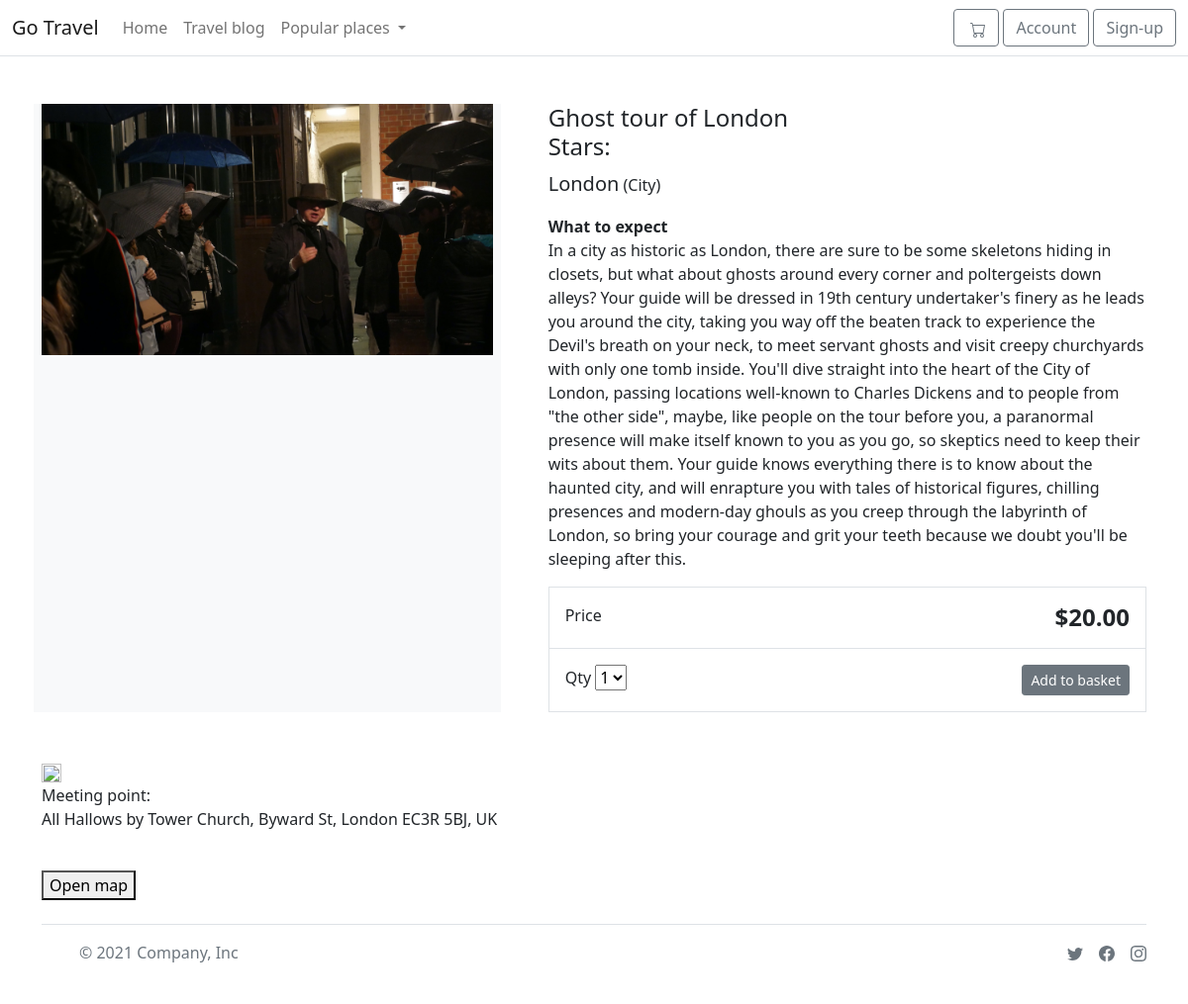
The app's page /item/ghost-tour-of-london/ with its own data.
### store/models.py (models this page shows, shortened)
class Product(models.Model):
    category = models.ForeignKey(Category, related_name='product', on_delete=models.CASCADE)
    created_by = models.ForeignKey(settings.AUTH_USER_MODEL, on_delete=models.CASCADE,related_name='product_creator')
    trip_name = models.CharField(max_length=255)
    trip_city = models.CharField(max_length=255)
    description = models.TextField(blank=True)
    image = models.ImageField(upload_to='images/')
    slug = models.SlugField(max_length=255)
    price = models.DecimalField(max_digits=6, decimal_places=2)
    availability = models.BooleanField(default=True)
    created = models.DateTimeField(auto_now_add=True)
    updated = models.DateTimeField(auto_now=True)
    is_active = models.BooleanField(default=True)
    location = models.CharField(max_length=500)
    objects = models.Manager()
    products = ProductManager()
    class Meta:
        verbose_name_plural='Products'
        ordering = ('-created', )

### store/views.py (the view)
# urls.py: path('item/<slug:slug>/', views.product_detail, name='product_detail'),
def product_detail(request, slug):
    product = get_object_or_404(Product, slug=slug, availability=True)
    return render (request, 'store/products/detail.html',{'product':product})

### basket/basket.py (called while the page is built)
    def __len__(self):
        return sum(item['qty'] for item in self.basket.values())

### basket/context_processor.py (called while the page is built)
def basket(request):
    return {'basket': Basket(request)}

### store/context_processor.py (called while the page is built)
def categories(request):
    return {
        'categories': Category.objects.all()
    }

### store/models.py (called while the page is built)
    def get_absolute_url(self):
        return reverse('store:category_list', args=[self.slug])

### templates/store/products/detail.html (shortened to what this page needs)
{% extends "store/base.html" %}
{% load static %}
{% block content %}
<div class="container">
    <main class="pt-5">
        <div class="row g-3">
            <div class="col-md-5 col-lg-5 order-md-first bg-light">
                <img class="img-fluid mx-auto d-block"  alt="Responsive image" src="{{ product.image.url }}">
            </div>
            <div class="col-md-7 col-lg-7 ps-md-3 ps-lg-5">
                <h1 class="mb-0 h4">{{ product.trip_name }}</h1>
                <h4 class="subtitle"> Stars: {% if product.get_rating == 0 %}No ratings yet{% else %}{{ product.get_rating|floatformat:1 }}{% endif %}</h4>
                <p><span class="lead">{{ product.trip_city }}</span> (City)</p>
                <B> What to expect</B>
                <p>{{ product.description }}</p>
                <div class="border">
                    <div class="col border-bottom">
                        <div class="row p-3">
                            <div class="col-6">Price</div>
                            <div class="col-6 text-end"><span class="h4 fw-bold">${{ product.price }}</span></div>
                        </div>
                    </div>
                    <div class="col">
                        <div class="row p-3">
                            <div class="col-6">
                                <label for="select">Qty</label>
                                <select id="select">
                                    <option value="">1</option>
                                </select>
                            </div>
                            <div class="col-6 text-end">
                                <button type="button" id="add-button" value="{{product.id}}" class="btn btn-secondary btn-sm"> Add to basket</button></div>
                        </div>
                    </li></ul></div></div></div> <div data-test="ActivityComponent__address" class="src-shared_component-components-apiHtmlContent-1KaC src-shared_component-sections-ActivityMap-blockWhereText-1Adp"><p></p></div> <div class="src-shared_component-sections-ActivityMap-blockWhereMeetingPoint-2qwH"><img src="//staticv4.imgix.net/icons/meeting_point.svg" class="src-shared_component-sections-ActivityMap-meetingPointIco-3NUk" style="width:20px;height:19px;"> <div class="src-shared_component-sections-ActivityMap-meetingPointText-36s1"><div class="src-shared_component-sections-ActivityMap-blockTitle-3P1X">
                            Meeting point:
                          </div> <div data-test="ActivityComponent__meeting-point" class="src-shared_component-components-apiHtmlContent-1KaC src-shared_component-sections-ActivityMap-meetingPointTextHtml-1Hgk">{{ product.location}}</div></div></div> <div class="src-shared_component-sections-ActivityMap-eventMapBox-2bWK"><div class="src-shared_component-sections-ActivityMap-eventMapBoxWrapper-19wl"><section class="pointer"><img loading="lazy"></section></div> <button data-test="ActivityComponent__open-map" class="src-shared_component-atoms-msm_button-3mM6 src-shared_component-atoms-theme_white-2lsA src-shared_component-atoms-extendedMobile-3Rr2 src-shared_component-sections-ActivityMap-eventMapBtn-3pNO">Open map
                        </button> </div></div>
            </div>
        </div>
{% endblock %}

### records on screen
Product: image (picture), trip_name "Ghost tour of London", trip_city "London", description "In a city as historic as London, there are sure to be some skeletons hiding in closets, but what about ghosts around every corner and poltergeists down alleys? Your guide will be dressed in 19th century undertaker's finery as he leads you around the city, taking you way off the beaten track to experience the Devil's breath on your neck, to meet servant ghosts and visit creepy churchyards with only one tomb inside. You'll dive straight into the heart of the City of London, passing locations well-known to Charles Dickens and to people from \"the other side\", maybe, like people on the tour before you, a paranormal presence will make itself known to you as you go, so skeptics need to keep their…", price "20.00", location "All Hallows by Tower Church, Byward St, London EC3R 5BJ, UK"
